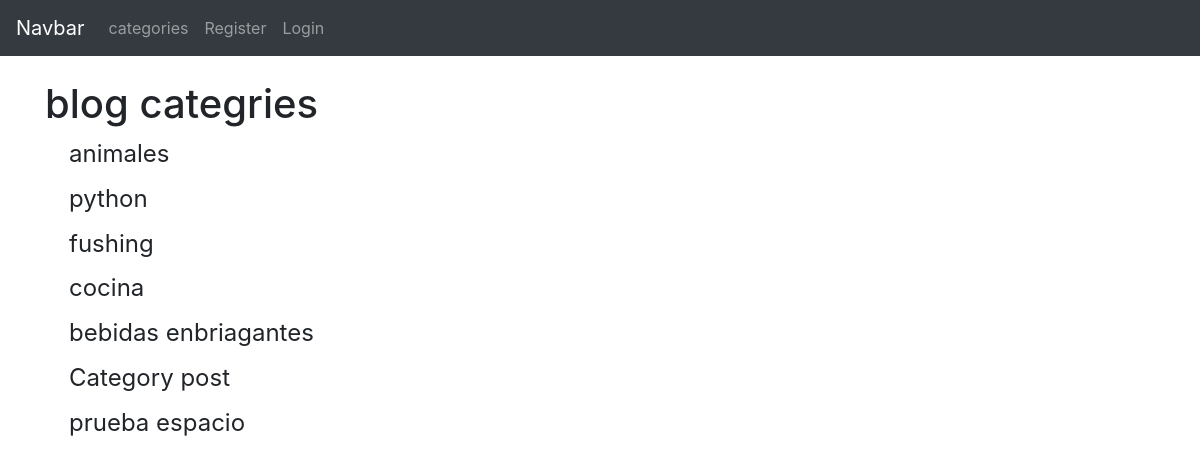
The page /category-list/ on the database its author committed.
### theblog/models.py (models this page shows, shortened)
class Category(models.Model):
	name = models.CharField(max_length=255)
	def __str__(self):
		return self.name

### theblog/views.py (the view)
# urls.py: path('category-list/', CategoryListView, name='category-list'),
def CategoryListView(request):
	cat_menu_list = Category.objects.all()
	return render(request, 'category_list.html', {'cat_menu_list':cat_menu_list})

### theblog/templates/category_list.html
{% extends 'base.html' %}
{% block content %}
<h1>blog categries</h1>
  {%for item in cat_menu_list%}</a>
  <h4><a class="dropdown-item" href="{% url 'category' item|slugify %}">{{item}}</a></h4>
  {%endfor%}
{% endblock %}

### rows shown on the page
Category: name "animales"
Category: name "python"
Category: name "fushing"
Category: name "cocina"
Category: name "bebidas enbriagantes"
Category: name "Category post"
Category: name "prueba espacio"
